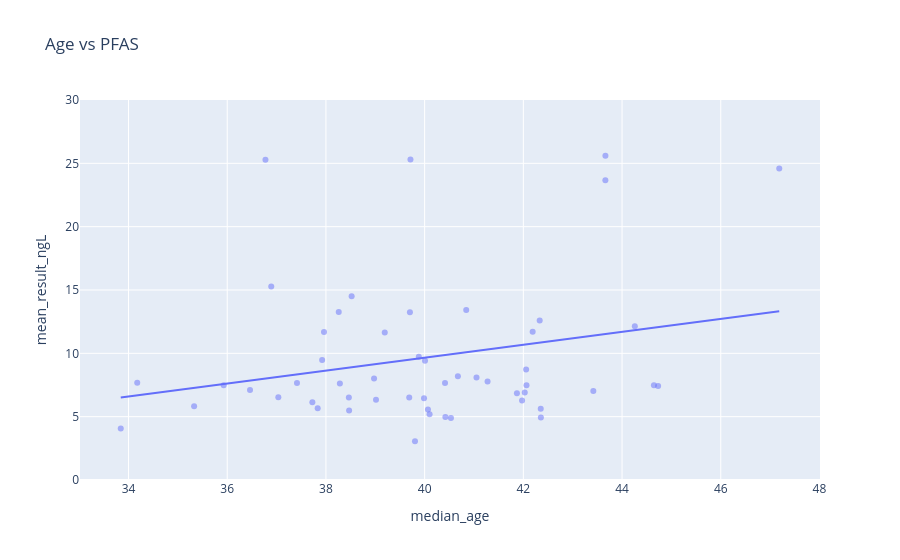

The cell this chart's notebook holds for it:
### Code cell
fig = px.scatter(
    state_pfas_with_demog,
    x="median_age",
    y="mean_result_ngL",
    title="Age vs PFAS",
    trendline="ols",
    opacity=0.5
)
fig.update_yaxes(range=[0, 30])

### Figure 1 — Plotly figure (JSON) as saved in the notebook; plotly's stock layout.template omitted (floating-point values rounded to 4 significant figures)
{"data": [{"hovertemplate": "median_age=%{x}<br>mean_result_ngL=%{y}<extra></extra>", "legendgroup": "", "marker": {"color": "#636efa", "opacity": 0.5, "symbol": "circle"}, "mode": "markers", "name": "", "orientation": "v", "showlegend": false, "type": "scatter", "x": [NaN, 43.66, 39.71, 36.77, 47.19, NaN, 43.66, NaN, 36.89, 38.52, 40.84, 38.26, 39.7, 42.33, 44.26, 42.19, 37.96, 39.19, 39.88, 37.92, 40.01, 42.06, 40.67, 41.05, 38.98, 41.28, 34.18, 37.41, 40.41, 38.28, 44.65, 42.06, 35.93, 44.73, 36.46, 43.42, 42.03, 41.87, 37.04, 39.69, 38.46, 39.99, 39.01, 41.97, 37.72, 35.33, 37.83, 42.35, 40.07, 38.47, 40.1, 40.42, 42.36, 40.53, 33.84, 39.8], "xaxis": "x", "y": [258.0, 25.59, 25.31, 25.28, 24.59, 23.98, 23.67, 15.43, 15.28, 14.51, 13.42, 13.26, 13.24, 12.59, 12.13, 11.71, 11.69, 11.64, 9.721, 9.474, 9.408, 8.727, 8.191, 8.102, 8.02, 7.78, 7.684, 7.664, 7.65, 7.614, 7.486, 7.476, 7.472, 7.416, 7.105, 7.017, 6.914, 6.855, 6.533, 6.521, 6.513, 6.458, 6.327, 6.286, 6.143, 5.813, 5.661, 5.629, 5.561, 5.485, 5.2, 4.981, 4.942, 4.888, 4.064, 3.062], "yaxis": "y"}, {"hovertemplate": "<b>OLS trendline</b><br>mean_result_ngL = 0.510494 * median_age + -10.7579<br>R<sup>2</sup>=0.060661<br><br>median_age=%{x}<br>mean_result_ngL=%{y} <b>(trend)</b><extra></extra>", "legendgroup": "", "marker": {"color": "#636efa", "symbol": "circle"}, "mode": "lines", "name": "", "showlegend": false, "type": "scatter", "x": [33.84, 34.18, 35.33, 35.93, 36.46, 36.77, 36.89, 37.04, 37.41, 37.72, 37.83, 37.92, 37.96, 38.26, 38.28, 38.46, 38.47, 38.52, 38.98, 39.01, 39.19, 39.69, 39.7, 39.71, 39.8, 39.88, 39.99, 40.01, 40.07, 40.1, 40.41, 40.42, 40.53, 40.67, 40.84, 41.05, 41.28, 41.87, 41.97, 42.03, 42.06, 42.06, 42.19, 42.33, 42.35, 42.36, 43.42, 43.66, 43.66, 44.26, 44.65, 44.73, 47.19], "xaxis": "x", "y": [6.518, 6.689, 7.277, 7.583, 7.856, 8.015, 8.075, 8.148, 8.341, 8.5, 8.556, 8.602, 8.621, 8.773, 8.785, 8.878, 8.881, 8.907, 9.139, 9.159, 9.249, 9.502, 9.51, 9.515, 9.562, 9.602, 9.655, 9.666, 9.696, 9.713, 9.873, 9.876, 9.934, 10.01, 10.09, 10.2, 10.31, 10.62, 10.67, 10.7, 10.71, 10.72, 10.78, 10.85, 10.86, 10.86, 11.41, 11.53, 11.53, 11.84, 12.03, 12.08, 13.33], "yaxis": "y"}], "layout": {"legend": {"tracegroupgap": 0}, "title": {"text": "Age vs PFAS"}, "xaxis": {"anchor": "y", "domain": [0, 1], "title": {"text": "median_age"}}, "yaxis": {"anchor": "x", "domain": [0, 1], "range": [0, 30], "title": {"text": "mean_result_ngL"}}}}
